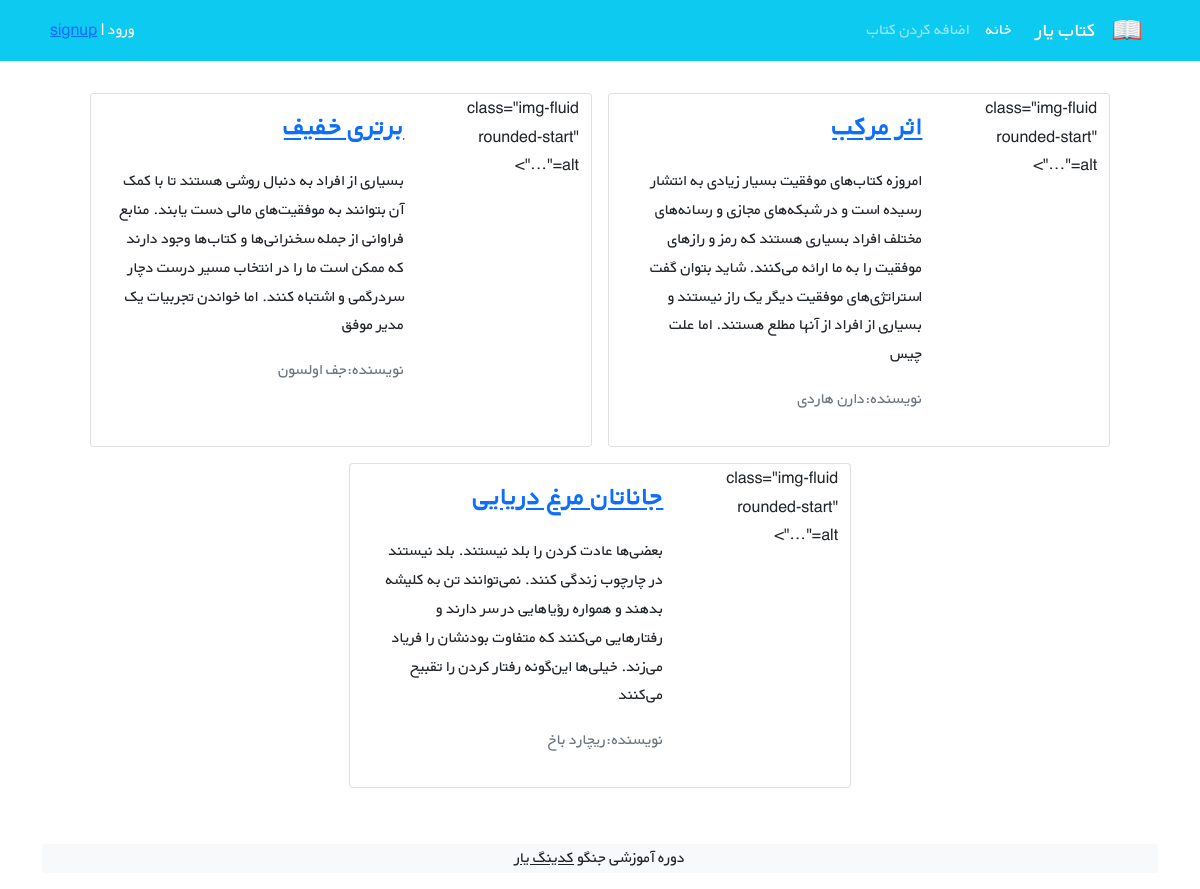
The page /books/ on the database as committed earlier.
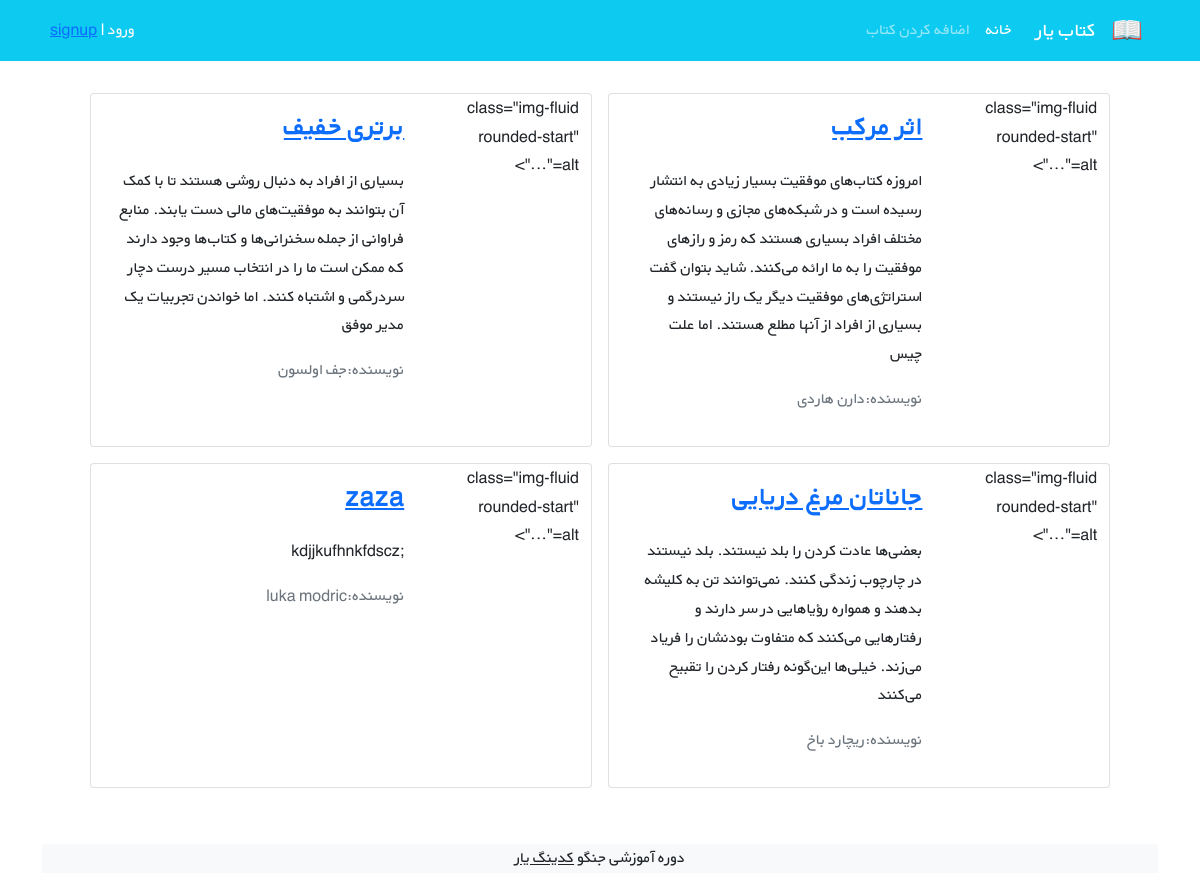
The same page on the database as committed later.
### books/models.py (models this page shows, shortened)
class Book(models.Model):
    title = models.CharField(max_length=200)
    author = models.CharField(max_length=100)
    text = models.TextField()
    price = models.DecimalField(max_digits=6, decimal_places=2)
    cover = models.ImageField(upload_to="cover/", blank=True)
    def get_absolute_url(self):
        return reverse("book_detail", args=[self.id])

### books/views.py (the view)
# urls.py: path("", BookListViews.as_view(), name="book_list"),
class BookListViews(generic.ListView):
    model = Book
    template_name = "books/book_list.html"
    context_object_name = "books"

### books/templates/books/book_list.html (shortened to what this page needs)
{% extends "_base.html" %}
{% block content %}
    <div class="container mt-4">
        <div class="row flex-row-reverse justify-content-md-center">
            {% for book in books %}
                <div class="card m-2" style="max-width: 45%">
                    <div class="row g-0 h-100" dir="rtl">
                        <div class="col-md-4">
                                     class="img-fluid rounded-start" alt="...">
                        </div>
                        <div class="col-md-8 h-100">
                            <div class="d-flex flex-column justify-content-between h-100">
                                <div class="card-body">
                                    <a href="{{ book.get_absolute_url }}"><h3 class="card-title">
                                        <strong>{{ book.title }}</strong></h3></a>
                                    <p class="card-text pt-3">{{ book.text}}</p>
                                    <p class="text-muted">نویسنده:{{ book.author }}</p>
                                </div>
                            </div>
                        </div>
                    </div>
                </div>
            {% endfor %}
        </div>
    </div>
    <footer class="bg-light text-center text-lg-start mt-5">
        <div class="text-center bg-grey">
            <p>دوره آموزشی جنگو <a class="text-dark" href="https://codingyar.com/" target="_blank">کدینگ یار</a></p>
        </div>
    </footer>
{% endblock %}

Rows that differ between the two databases and show on the page:
added Book: title "zaza", text ";kdjjkufhnkfdscz", author "luka modric"
